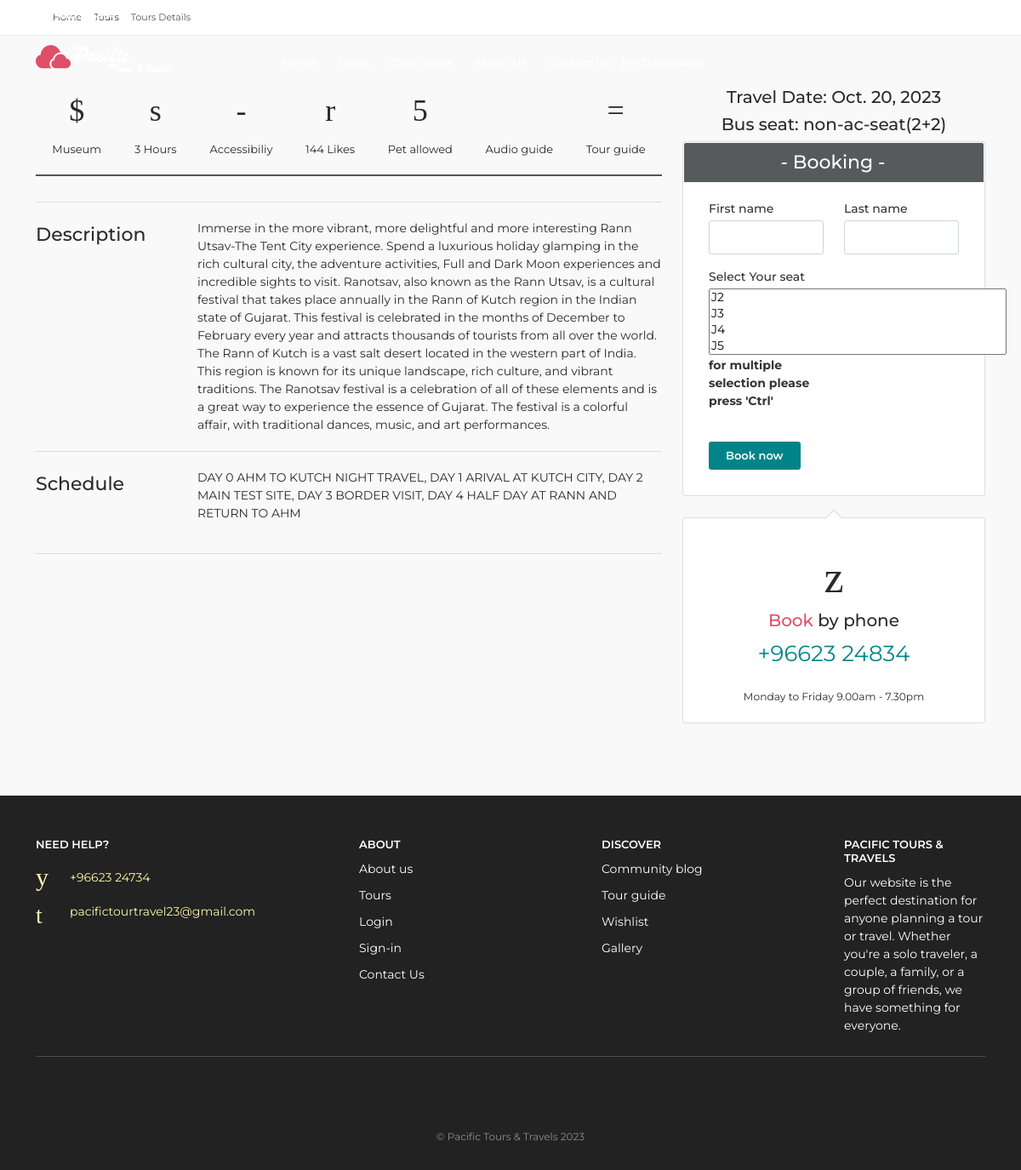
The page /root/6/tour_details/ (signed in) on the database its author committed.
### booking/models.py (models this page shows, shortened)
class Special_Tours(models.Model):
    name = models.CharField(max_length=100,blank=False,null=False)
    start_date = models.DateField(default=timezone.now)
    end_date = models.DateField(default=timezone.now)
    time = models.TimeField(default=timezone.now)
    bus_fk_k = models.ForeignKey(Bus,on_delete=models.CASCADE,related_name='special_tours_bus')
    description = models.CharField(max_length=1000)
    schedule = models.CharField(max_length=2000)
    origin_fk_k = models.ForeignKey(Address,on_delete=models.CASCADE,related_name='special_tours_origin_address')
    destination_fk_k = models.ForeignKey(Address,on_delete=models.CASCADE,related_name='special_tours_destination_address')
    price = models.IntegerField()
    total_days = models.CharField(max_length=15)
    boarding_point = models.CharField(max_length=50,null=True,blank=True)
    dropping_point = models.CharField(max_length=50,null=True,blank=True)
    offer = models.BooleanField(default=False,blank=True,null=True)
    offer_per = models.CharField(max_length=10,default='',null=True,blank=True)
    img1 = models.ImageField(upload_to='Images',blank=True,null=True)
    img2 = models.ImageField(upload_to='Images',blank=True,null=True)
    img3 = models.ImageField(upload_to='Images',blank=True,null=True)
    img4 = models.ImageField(upload_to='Images',blank=True,null=True)
    def get_img1_url(self):
        return self.img1.url
    def get_img2_url(self):
        return self.img2.url
    def get_img3_url(self):
        return self.img3.url

class Bus(models.Model):
    name = models.CharField(max_length=50,blank=True,null=True)
    driver_name = models.CharField(max_length=50)
    contact = models.CharField(max_length=10)
    plate_no = models.CharField(max_length=50)
    check_ac = models.CharField(max_length=10,choices=t_type,default='non-ac')
    seat_type = models.CharField(max_length=25,choices=s_type,default='non-ac-seat(2+2)')  # new on 28-1
    max_seats = models.IntegerField()

### root/views.py (the view, shortened to what this page needs)
# urls.py: path('<int:id>/tour_details/',views.tour_details,name='tour_details'),
@login_required(login_url='auth_system:login_user')
def tour_details(request,id):
    data = Special_Tours.objects.get(id=id)
    seat_booked = STourBooking_details.objects.filter(stourbooking_fk__paid=True,stourbooking_fk__special_tours_fk=data)#,date=date_only.strftime('%Y/%m/%d')
    s_list = [i.seat_fk.seat_name for i in seat_booked]
    seats = Seat.objects.exclude(seat_name__in=s_list)
    available_seats = Seat.objects.filter(bus_fk=data.bus_fk_k,id__in=seats)
    user_id = CustomUser.objects.get(id=request.user.id)
    context = {
        'data': data,
        'seats':available_seats
    }
    return render(request,'root/tour_details.html',context)

### templates/root/tour_details.html (shortened to what this page needs)
{% extends 'root/layout.html' %}
{% load static %}
{% block body %}
<main>
    <div id="position">
        <div class="container">
            <ul>
                <li><a href="{% url 'root:index' %}">Home</a>
                </li>
                <li><a href="{% url 'root:tours' %}">Tours</a>
                </li>
                <li>Tours Details</li>
            </ul>
        </div>
    </div>
    <div class="container margin_60">
        <div class="row">
            <div class="col-lg-8" id="single_tour_desc">
                <div id="single_tour_feat">
                    <ul>
                        <li><i class="icon_set_1_icon-4"></i>Museum</li>
                        <li><i class="icon_set_1_icon-83"></i>3 Hours</li>
                        <li><i class="icon_set_1_icon-13"></i>Accessibiliy</li>
                        <li><i class="icon_set_1_icon-82"></i>144 Likes</li>
                        <li><i class="icon_set_1_icon-22"></i>Pet allowed</li>
                        <li><i class="icon_set_1_icon-97"></i>Audio guide</li>
                        <li><i class="icon_set_1_icon-29"></i>Tour guide</li>
                    </ul>
                </div>
                <hr>
                <div class="row">
                    <div class="col-lg-3">
                        <h3>Description</h3>
                    </div>
                    <div class="col-lg-9">
                        {{data.description}}
                    </div>
                </div>
                <hr>
                <div class="row">
                    <div class="col-lg-3">
                        <h3>Schedule</h3>
                    </div>
                    <div class="col-lg-9">
                        <div class="table-responsive">
                        </div>
                    </div>
                </div>
                <hr>
            </div>
            <aside class="col-lg-4">
                <h4><center> Travel Date: {{data.start_date}} </center></h4>
                <h4><center> Bus seat: {{data.bus_fk_k.seat_type}} </center></h4>
                {% if seats %}
                <form action="." method="POST">
                    <div class="box_style_1 expose">
                        <h3 class="inner">- Booking -</h3>
                        <div class="row">
                            <div class="col-sm-6">
                                <div class="form-group">
                                    <label>First name</label>
                                    <input type="text" class="form-control" id="firstname" name="firstname" required>
                                </div>
                            </div>
                            <div class="col-sm-6">
                                <div class="form-group">
                                    <label>Last name</label>
                                    <input type="text" class="form-control" id="lastname" name="lastname" required>
                                </div>
                            </div>
                        </div>
                        <div class="row">
                            <div class="col-6">
                                <div class="form-group">
                                    <label>Select Your seat</label>
                                    <div class="styled-select-cat">
                                        <div class="styled-select-cat">
                                            <select name="seats" id="seats" multiple size="4" style="width: 350px;">
                                                {% for i in seats %}
                                                <option value="{{i.seat_name}}">{{i.seat_name}}</option>
                                                {% endfor %}
                                            </select>
                                            <b>for multiple selection please press 'Ctrl'</b>
                                        </div>
                                    </div>
                                </div>
                            </div>
                        </div>
                        <br>
                        <button class="btn_1"> Book now</button>
                    </div>
                </form>
                {% else %}
                <h3 style="color:blue;"> <center> Booking Full </center></h3>
                {% endif %}
                <div class="box_style_4">
                    <i class="icon_set_1_icon-90"></i>
                    <h4><span>Book</span> by phone</h4>
                    <a href="tel://004542344599" class="phone">+96623 24834</a>
                    <small>Monday to Friday 9.00am - 7.30pm</small>
                </div>
            </aside>
        </div>
    </div>
</main>
{% endblock body %}

### rows shown on the page
Special_Tours: description "Immerse in the more vibrant, more delightful and more interesting Rann Utsav-The Tent City experience. Spend a luxurious holiday glamping in the rich cultural city, the adventure activities, Full and Dark Moon experiences and incredible sights to visit. Ranotsav, also known as the Rann Utsav, is a cultural festival that takes place annually in the Rann of Kutch region in the Indian state of Gujarat. This festival is celebrated in the months of December to February every year and attracts thousands of tourists from all over the world. The Rann of Kutch is a vast salt desert located in the western part of India. This region is known for its unique landscape, rich culture, and vibrant…", start_date "Oct. 20, 2023", bus_fk_k.seat_type "non-ac-seat(2+2)"
